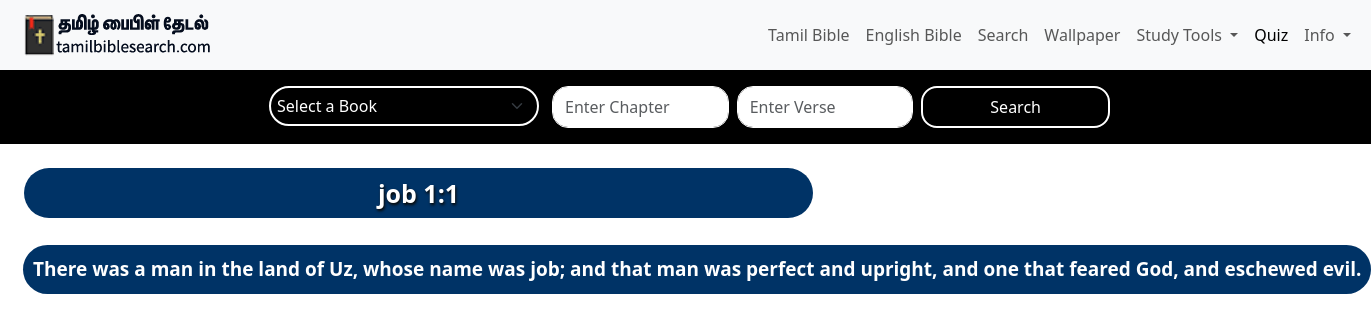
Page /english2/job/1/1 on the committed database.
### myapp/models.py (models this page shows)
class BibleDb(models.Model):
    book = models.CharField(max_length=100)
    bookname = models.CharField(max_length=100)
    tamilname = models.CharField(max_length=10)
    chapter = models.CharField(max_length=100)  # Format "1:1", "2:10", etc.
    versecount = models.CharField(max_length=100)
    verse = models.TextField()
    kjv = models.TextField()

### myapp/views.py (the view)
# urls.py: path('english2/<str:bookname>/<str:chapter>/<str:versecount>',views.verse_english,name='verse_english'),
def verse_english(request,bookname,chapter,versecount):
    print("INSIDE VERRRR DETAILSSSS 222")
    bookname=bookname
    books = BibleDb.objects.values('bookname').distinct()
    tamilbook=BibleDb.objects.filter(bookname=bookname).first()
    book=tamilbook.tamilname
    chapter=chapter
    versecount=versecount
    verse_details = BibleDb.objects.filter(bookname=bookname, chapter=chapter, versecount=versecount)
    old_test=OldTestamentBook.objects.all()
    new_test=NewTestamentBook.objects.all()
    bookschapter=[]
    for i in old_test:
        bookschapter.append(i.booknametamil)
    for j in new_test:
        bookschapter.append(j.booknametamil)
    return render(request, 'verse_english.html', {"verse_details":verse_details,"bookschapter":bookschapter,'books':books,"book":book,"bookname": bookname,"chapter":chapter,"versecount":versecount})

### myapp/templates/verse_english.html (shortened to what this page needs)
{% extends 'base_english.html' %}
{% load static %}
{% block content %}
<body>
  {% for verse in verse_details %}
  <h2 class="card-title" style="text-shadow: 1px 2px 3px #0a0700;">{{ bookname }} {{ chapter }}:{{ verse.versecount }}</h2>
 <p>{{ verse.kjv }}</p>
 {% endfor %}
</body>
{% endblock %}

### myapp/templates/verse_english.html (style rules this page uses)
h2.card-title { width: 789px; padding: 10px; background-color: #003366; color: #ffffff; text-align: center; font-weight: bold; border-radius: 68px; cursor: pointer; transition: background-color 0.3s; font-size: 25px; margin-left: 24px; }
p { margin-top: 27px; width:-webkit-fill-available; padding: 10px; background-color: #003366; color: #ffffff; text-align: center; font-weight: bold; white-space: nowrap; border-radius: 68px; cursor: pointer; transition: background-color 0.3s; font-size: 19px; margin-left: 23px; }

### rows in the picture
BibleDb: bookname "job", chapter "1", versecount "1", kjv "There was a man in the land of Uz, whose name was job; and that man was perfect and upright, and one that feared God, and eschewed evil."
